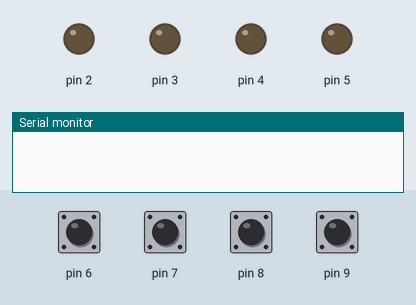
Simulated run of this sketch. Board: Arduino Uno, built with avr-gcc and run on an emulated ATmega328P. On the bench: output pins drawn as LEDs (lit = HIGH), the last lines printed to the serial monitor. The inputs (shaded band) are chosen by the test bench; at power-on: pin 6–9 HIGH.

Above: at 1.2 s.
1.3 s: pin 6 pulled LOW for 0.15 s
At 1.37 s:
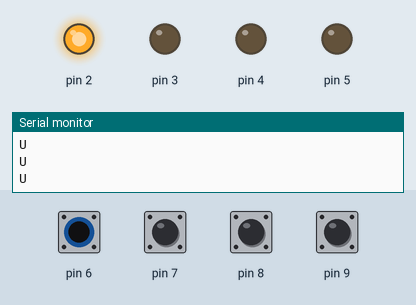
2.9 s: pin 7 pulled LOW for 0.15 s
At 2.97 s:
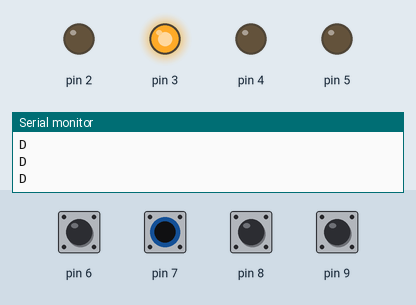
4.5 s: pin 8 pulled LOW for 0.15 s
At 4.57 s:
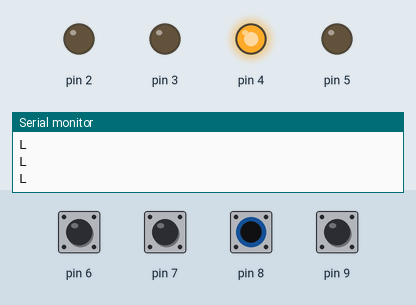
6.1 s: pin 9 pulled LOW for 0.15 s
At 6.17 s:
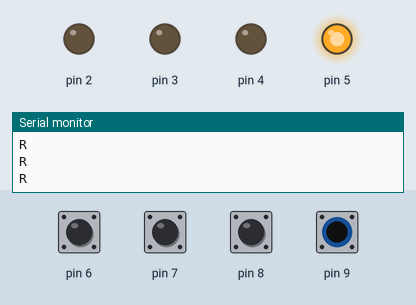
Timing chart, 0 to 8.7 s (numbered marks = the images above; inputs shaded):
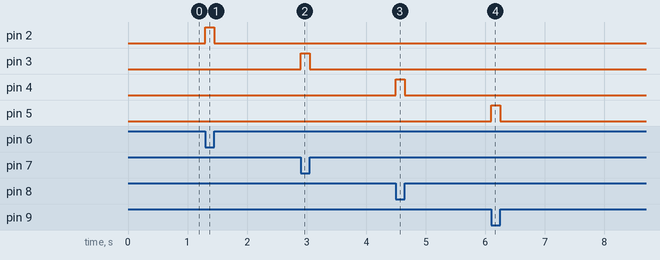

The sketch:

ButtonsOnlyHackAJeep.ino
```cpp
void setup() {

  for(int i=2;i<=5;i++)
  pinMode(i, OUTPUT);

  Serial.begin(9600);

  for(int i=6;i<=9;i++)
  {
    pinMode(i, INPUT);
    digitalWrite(i,HIGH); //pullup resistor
  } //6 to 9 are buttons

//pin to direction Up, Down, Left, Right
// 2-U , 3-D , 4-L , 5-R


}

// the loop routine runs over and over again forever:
void loop() {

  for(int i=2;i<=5;i++)
  digitalWrite(i, LOW);    // turn the LED off by making the voltage LOW

 if(digitalRead(6)==LOW){
   while(digitalRead(6)==LOW){
    digitalWrite(2,HIGH);Serial.println("U");
   }}

 if(digitalRead(7)==LOW){
   while(digitalRead(7)==LOW){
    digitalWrite(3,HIGH);Serial.println("D");
   }}

 if(digitalRead(8)==LOW){
   while(digitalRead(8)==LOW){
    digitalWrite(4,HIGH);Serial.println("L");
   }}

 if(digitalRead(9)==LOW){
   while(digitalRead(9)==LOW){
    digitalWrite(5,HIGH);Serial.println("R");
   }}


}


void firstMotorTest(){

  for(int i=2;i<=5;i++)
  digitalWrite(i, LOW);    // turn the LED off by making the voltage LOW

  digitalWrite(2, HIGH);    // turn the LED off by making the voltage LOW
  digitalWrite(4, HIGH);    // turn the LED off by making the voltage LOW
  delay(4000);               // wait for a second

for(int i=2;i<=5;i++)
  digitalWrite(i, LOW);    // turn the LED off by making the voltage LOW

  digitalWrite(3, HIGH);    // turn the LED off by making the voltage LOW
  digitalWrite(5, HIGH);    // turn the LED off by making the voltage LOW
  delay(4000);               // wait for a second

}
```

Measured:
- after the input at 1.3 s, pin 2: LOW → HIGH at once, → LOW 0.15 s later
- after the input at 2.9 s, pin 3: LOW → HIGH at once, → LOW 0.15 s later
- after the input at 4.5 s, pin 4: LOW → HIGH at once, → LOW 0.15 s later
- after the input at 6.1 s, pin 5: LOW → HIGH at once, → LOW 0.15 s later
